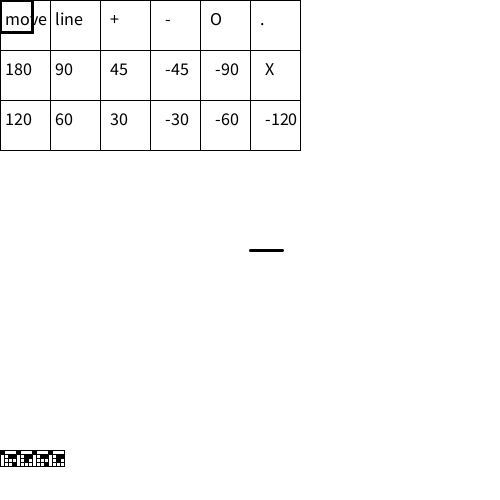
Frame 1 (no input)
Frame 60 (the mouse pressed at the canvas centre just before this capture): identical to frame 1, image omitted
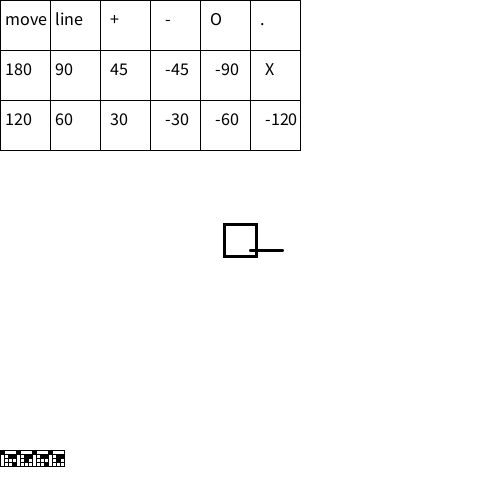
Frame 120 (the mouse held since frame 60 and released just before this capture)

The Processing sketch that drew these frames (run headless with seeded random() and noise(); from frame 60 on, the mouse is pressed at the canvas centre):

// Processing sketch: groupPraxis
// ── groupPraxis.pde
float unit = 32;
float side = unit;
float theta = 0;
float x,y;
float roctalSide = 16;
float roctalOriginX = 0;
float roctalOriginY = 450;
int roctalIndex = 0;

int[] squareGlyph = {0301,0311,0301,0311,0301,0311,0301,0311};
int[] triangleGlyph = {0301,0320,0301,0320,0301,0320};
int[] turnArrow = {0323,0300,0300,0300,0300,0323,0310};
int[] currentGlyph = {};
float buttonSide = 50; 

void setup(){
  ellipseMode(CENTER);
  size(500,500);
  x=250;
  y=250;
  noFill();
  background(255);

}

void draw(){
  background(255);
  drawButtons();
  doTheThing(0305); //reset
  drawGlyph(currentGlyph);
  drawTool();
  drawCursor();
  roctalIndex = 0;
  writeRoctal(0301);
  writeRoctal(0320);
  writeRoctal(0301);
  writeRoctal(0320);
  doTheThing(readRoctal());

}


void drawCursor(){
      
    strokeWeight(3);
    rect(side*int(mouseX/side),side*int(mouseY/side),side,side);
    strokeWeight(1);
}

void drawTool(){
      strokeWeight(3);
      line(x,y,x+ side*cos(theta),y + side*sin(theta));
      strokeWeight(1);

}

void drawButtons(){
  noFill();
  for(int rows = 0;rows < 3;rows++){
      for(int columns = 0;columns < 6; columns++){
          rect(columns*buttonSide,rows*buttonSide,buttonSide,buttonSide);
      }
   }
   
textSize(18);
fill(0);
text("move", 5, 25);   
text("line", 55, 25);   
text("+", 110, 25);
text("-", 165, 25);
text("O", 210, 25);
text(".", 260, 25);

text("180",5,75);
text("90",55,75);
text("45",110,75);
text("-45",165,75);
text("-90",215,75);
text("X",265,75);


text("120",5,125);
text("60",55,125);
text("30",110,125);
text("-30",165,125);
text("-60",215,125);
text("-120",265,125);

noFill();
}


void drawGlyph(int[] localGlyph){
   for(int index = 0;index < localGlyph.length; index++){
      doTheThing(localGlyph[index]);
   } 
}

void doTheThing(int localByte){
  switch(localByte){
   case 0300: //move
     x += side*cos(theta);
     y += side*sin(theta);
     break;
   case 0301://draw line
     line(x,y,x+ side*cos(theta),y + side*sin(theta));    
     break;
   case 0302:
     side *= 2;
     break;
   case 0303:
     side /= 2;
     break;
   case 0304:
     ellipse(x,y,side,side);
     break;
   case 0305: //reset
     x=250;
     y=250;
     side = unit;
     theta = 0;
     break;
   case 0310:
     theta += PI;
     break;
   case 0311:
    theta -= PI/2;
     break;
   case 0312:
     theta -= PI/4;
     break;
   case 0313:
     theta += PI/4;
     break;
   case 0314:
     theta += PI/2;
     break;
   case 0320:
     theta -= 2*PI/3;
     break;
   case 0321:
     theta -= PI/3;
     break;
   case 0322:
     theta -= PI/6;
     break;
   case 0323:
     theta += PI/6;
     break;
   case 0324:
     theta += PI/3;
     break;
   case 0325:
     theta += 2*PI/3;
     break;  
  
}
  
}


int readRoctal(){
  int localByte = 0;
  for(int bitIndex = 8;bitIndex >=0;bitIndex--){
            PImage localSquare = get(int(roctalOriginX + 0.25*roctalSide + 0.25*roctalSide*((8 - bitIndex)%3)),int(roctalOriginY + 0.25*roctalSide + 0.25*roctalSide*int((8 - bitIndex)/3)),int(0.25*roctalSide),int(0.25*roctalSide) );            
            int numPixels = int(0.25*roctalSide)*int(0.25*roctalSide); 
            int pixelSum = 0;
            for(int imageIndex = 0;imageIndex < numPixels;imageIndex++){
              pixelSum += red(localSquare.pixels[imageIndex]);
            }
            pixelSum /= numPixels;
            if(pixelSum < 127){
               localByte += (1 << bitIndex);
           }
            else{
           }
 }
 return localByte;
}

void writeRoctal(int localByte){
  noFill();
  rect(roctalOriginX + roctalIndex*roctalSide,roctalOriginY,roctalSide,roctalSide);
  fill(0);
  rect(roctalOriginX + roctalIndex*roctalSide,roctalOriginY,0.25*roctalSide,0.25*roctalSide);

  for(int bitIndex = 8;bitIndex >=0;bitIndex--){
     if(((localByte >> bitIndex)&1) == 1){
        fill(0); 
     }
     else{
        noFill(); 
     }    
     rect(roctalOriginX + 0.25*roctalSide + 0.25*roctalSide*((8 - bitIndex)%3)  + roctalIndex*roctalSide,roctalOriginY + 0.25*roctalSide + 0.25*roctalSide*int((8 - bitIndex)/3),0.25*roctalSide,0.25*roctalSide);    
  }
  roctalIndex ++;  
}

void mouseClicked(){
    int ones,eights,sixtyfours,localByte;
    ones = int(mouseX/buttonSide);
    eights = int(mouseY/unit);
    sixtyfours = 3;
    localByte = ones + 8*eights + 64*sixtyfours;
    if(localByte != 0315){
      currentGlyph = append(currentGlyph,localByte);
    }
    else{
      currentGlyph = shorten(currentGlyph);
    }
    println(currentGlyph);
  
}
